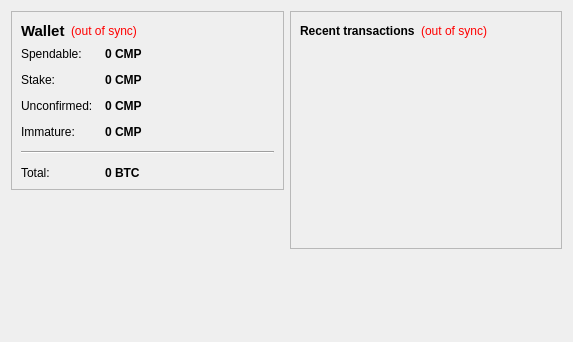
<?xml version="1.0" encoding="UTF-8"?>
<ui version="4.0">
 <class>OverviewPage</class>
 <widget class="QWidget" name="OverviewPage">
  <property name="geometry">
   <rect>
    <x>0</x>
    <y>0</y>
    <width>573</width>
    <height>342</height>
   </rect>
  </property>
  <property name="windowTitle">
   <string>Form</string>
  </property>
  <layout class="QHBoxLayout" name="horizontalLayout" stretch="1,1">
   <item>
    <layout class="QVBoxLayout" name="verticalLayout_2">
     <item>
      <widget class="QFrame" name="frame">
       <property name="frameShape">
        <enum>QFrame::StyledPanel</enum>
       </property>
       <property name="frameShadow">
        <enum>QFrame::Raised</enum>
       </property>
       <layout class="QVBoxLayout" name="verticalLayout_4">
        <item>
         <layout class="QHBoxLayout" name="horizontalLayout_4">
          <item>
           <widget class="QLabel" name="label_5">
            <property name="font">
             <font>
              <pointsize>11</pointsize>
              <weight>75</weight>
              <bold>true</bold>
             </font>
            </property>
            <property name="text">
             <string>Wallet</string>
            </property>
           </widget>
          </item>
          <item>
           <widget class="QLabel" name="labelWalletStatus">
            <property name="toolTip">
             <string>The displayed information may be out of date. Your wallet automatically synchronizes with the CryptoMissionsProject network after a connection is established, but this process has not completed yet.</string>
            </property>
            <property name="styleSheet">
             <string notr="true">QLabel { color: red; }</string>
            </property>
            <property name="text">
             <string notr="true">(out of sync)</string>
            </property>
            <property name="alignment">
             <set>Qt::AlignLeading|Qt::AlignLeft|Qt::AlignVCenter</set>
            </property>
           </widget>
          </item>
          <item>
           <spacer name="horizontalSpacer_2">
            <property name="orientation">
             <enum>Qt::Horizontal</enum>
            </property>
            <property name="sizeHint" stdset="0">
             <size>
              <width>40</width>
              <height>20</height>
             </size>
            </property>
           </spacer>
          </item>
         </layout>
        </item>
        <item>
         <layout class="QFormLayout" name="formLayout_2">
          <property name="fieldGrowthPolicy">
           <enum>QFormLayout::AllNonFixedFieldsGrow</enum>
          </property>
          <property name="horizontalSpacing">
           <number>12</number>
          </property>
          <property name="verticalSpacing">
           <number>12</number>
          </property>
          <item row="0" column="0">
           <widget class="QLabel" name="label">
            <property name="text">
             <string>Spendable:</string>
            </property>
           </widget>
          </item>
          <item row="0" column="1">
           <widget class="QLabel" name="labelBalance">
            <property name="font">
             <font>
              <weight>75</weight>
              <bold>true</bold>
             </font>
            </property>
            <property name="cursor">
             <cursorShape>IBeamCursor</cursorShape>
            </property>
            <property name="toolTip">
             <string>Your current spendable balance</string>
            </property>
            <property name="text">
             <string notr="true">0 CMP</string>
            </property>
            <property name="textInteractionFlags">
             <set>Qt::LinksAccessibleByMouse|Qt::TextSelectableByKeyboard|Qt::TextSelectableByMouse</set>
            </property>
           </widget>
          </item>
          <item row="1" column="0">
           <widget class="QLabel" name="label_6">
            <property name="text">
             <string>Stake:</string>
            </property>
           </widget>
          </item>
          <item row="1" column="1">
           <widget class="QLabel" name="labelStake">
            <property name="font">
             <font>
              <weight>75</weight>
              <bold>true</bold>
             </font>
            </property>
            <property name="cursor">
             <cursorShape>IBeamCursor</cursorShape>
            </property>
            <property name="toolTip">
             <string>Total of coins that was staked, and do not yet count toward the current balance</string>
            </property>
            <property name="text">
             <string notr="true">0 CMP</string>
            </property>
            <property name="textInteractionFlags">
             <set>Qt::LinksAccessibleByMouse|Qt::TextSelectableByKeyboard|Qt::TextSelectableByMouse</set>
            </property>
           </widget>
          </item>
          <item row="2" column="0">
           <widget class="QLabel" name="label_3">
            <property name="text">
             <string>Unconfirmed:</string>
            </property>
           </widget>
          </item>
          <item row="2" column="1">
           <widget class="QLabel" name="labelUnconfirmed">
            <property name="font">
             <font>
              <weight>75</weight>
              <bold>true</bold>
             </font>
            </property>
            <property name="cursor">
             <cursorShape>IBeamCursor</cursorShape>
            </property>
            <property name="toolTip">
             <string>Total of transactions that have yet to be confirmed, and do not yet count toward the current balance</string>
            </property>
            <property name="text">
             <string notr="true">0 CMP</string>
            </property>
            <property name="textInteractionFlags">
             <set>Qt::LinksAccessibleByMouse|Qt::TextSelectableByKeyboard|Qt::TextSelectableByMouse</set>
            </property>
           </widget>
          </item>
          <item row="3" column="0">
           <widget class="QLabel" name="labelImmatureText">
            <property name="text">
             <string>Immature:</string>
            </property>
           </widget>
          </item>
          <item row="3" column="1">
           <widget class="QLabel" name="labelImmature">
            <property name="font">
             <font>
              <weight>75</weight>
              <bold>true</bold>
             </font>
            </property>
            <property name="toolTip">
             <string>Mined balance that has not yet matured</string>
            </property>
            <property name="text">
             <string notr="true">0 CMP</string>
            </property>
            <property name="textInteractionFlags">
             <set>Qt::LinksAccessibleByMouse|Qt::TextSelectableByKeyboard|Qt::TextSelectableByMouse</set>
            </property>
           </widget>
          </item>
          <item row="4" column="0" colspan="2">
           <widget class="Line" name="line">
            <property name="orientation">
             <enum>Qt::Horizontal</enum>
            </property>
           </widget>
          </item>
          <item row="5" column="0">
           <widget class="QLabel" name="labelTotalText">
            <property name="text">
             <string>Total:</string>
            </property>
           </widget>
          </item>
          <item row="5" column="1">
           <widget class="QLabel" name="labelTotal">
            <property name="font">
             <font>
              <weight>75</weight>
              <bold>true</bold>
             </font>
            </property>
            <property name="cursor">
             <cursorShape>IBeamCursor</cursorShape>
            </property>
            <property name="toolTip">
             <string>Your current total balance</string>
            </property>
            <property name="text">
             <string notr="true">0 BTC</string>
            </property>
            <property name="textInteractionFlags">
             <set>Qt::LinksAccessibleByMouse|Qt::TextSelectableByKeyboard|Qt::TextSelectableByMouse</set>
            </property>
           </widget>
          </item>
         </layout>
        </item>
       </layout>
      </widget>
     </item>
     <item>
      <spacer name="verticalSpacer">
       <property name="orientation">
        <enum>Qt::Vertical</enum>
       </property>
       <property name="sizeHint" stdset="0">
        <size>
         <width>20</width>
         <height>40</height>
        </size>
       </property>
      </spacer>
     </item>
    </layout>
   </item>
   <item>
    <layout class="QVBoxLayout" name="verticalLayout_3">
     <item>
      <widget class="QFrame" name="frame_2">
       <property name="frameShape">
        <enum>QFrame::StyledPanel</enum>
       </property>
       <property name="frameShadow">
        <enum>QFrame::Raised</enum>
       </property>
       <layout class="QVBoxLayout" name="verticalLayout">
        <item>
         <layout class="QHBoxLayout" name="horizontalLayout_2">
          <item>
           <widget class="QLabel" name="label_4">
            <property name="text">
             <string>&lt;b&gt;Recent transactions&lt;/b&gt;</string>
            </property>
           </widget>
          </item>
          <item>
           <widget class="QLabel" name="labelTransactionsStatus">
            <property name="toolTip">
             <string>The displayed information may be out of date. Your wallet automatically synchronizes with the CryptoMissionsProject network after a connection is established, but this process has not completed yet.</string>
            </property>
            <property name="styleSheet">
             <string notr="true">QLabel { color: red; }</string>
            </property>
            <property name="text">
             <string notr="true">(out of sync)</string>
            </property>
            <property name="alignment">
             <set>Qt::AlignRight|Qt::AlignTrailing|Qt::AlignVCenter</set>
            </property>
           </widget>
          </item>
          <item>
           <spacer name="horizontalSpacer">
            <property name="orientation">
             <enum>Qt::Horizontal</enum>
            </property>
            <property name="sizeHint" stdset="0">
             <size>
              <width>40</width>
              <height>20</height>
             </size>
            </property>
           </spacer>
          </item>
         </layout>
        </item>
        <item>
         <widget class="QListView" name="listTransactions">
          <property name="styleSheet">
           <string notr="true">QListView { background: transparent; }</string>
          </property>
          <property name="frameShape">
           <enum>QFrame::NoFrame</enum>
          </property>
          <property name="verticalScrollBarPolicy">
           <enum>Qt::ScrollBarAlwaysOff</enum>
          </property>
          <property name="horizontalScrollBarPolicy">
           <enum>Qt::ScrollBarAlwaysOff</enum>
          </property>
          <property name="selectionMode">
           <enum>QAbstractItemView::NoSelection</enum>
          </property>
         </widget>
        </item>
       </layout>
      </widget>
     </item>
     <item>
      <spacer name="verticalSpacer_2">
       <property name="orientation">
        <enum>Qt::Vertical</enum>
       </property>
       <property name="sizeHint" stdset="0">
        <size>
         <width>20</width>
         <height>40</height>
        </size>
       </property>
      </spacer>
     </item>
    </layout>
   </item>
  </layout>
 </widget>
 <resources/>
 <connections/>
</ui>
